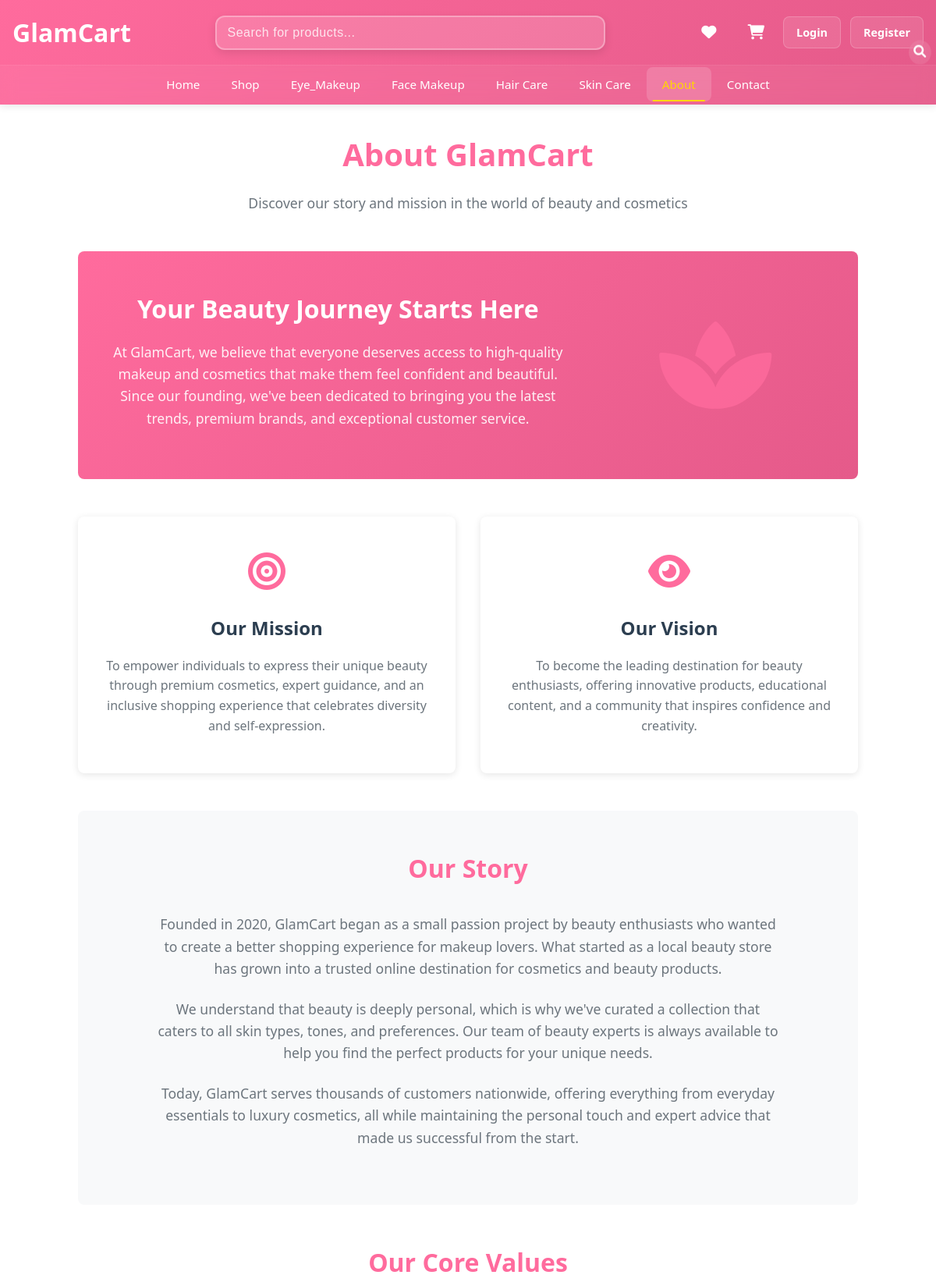
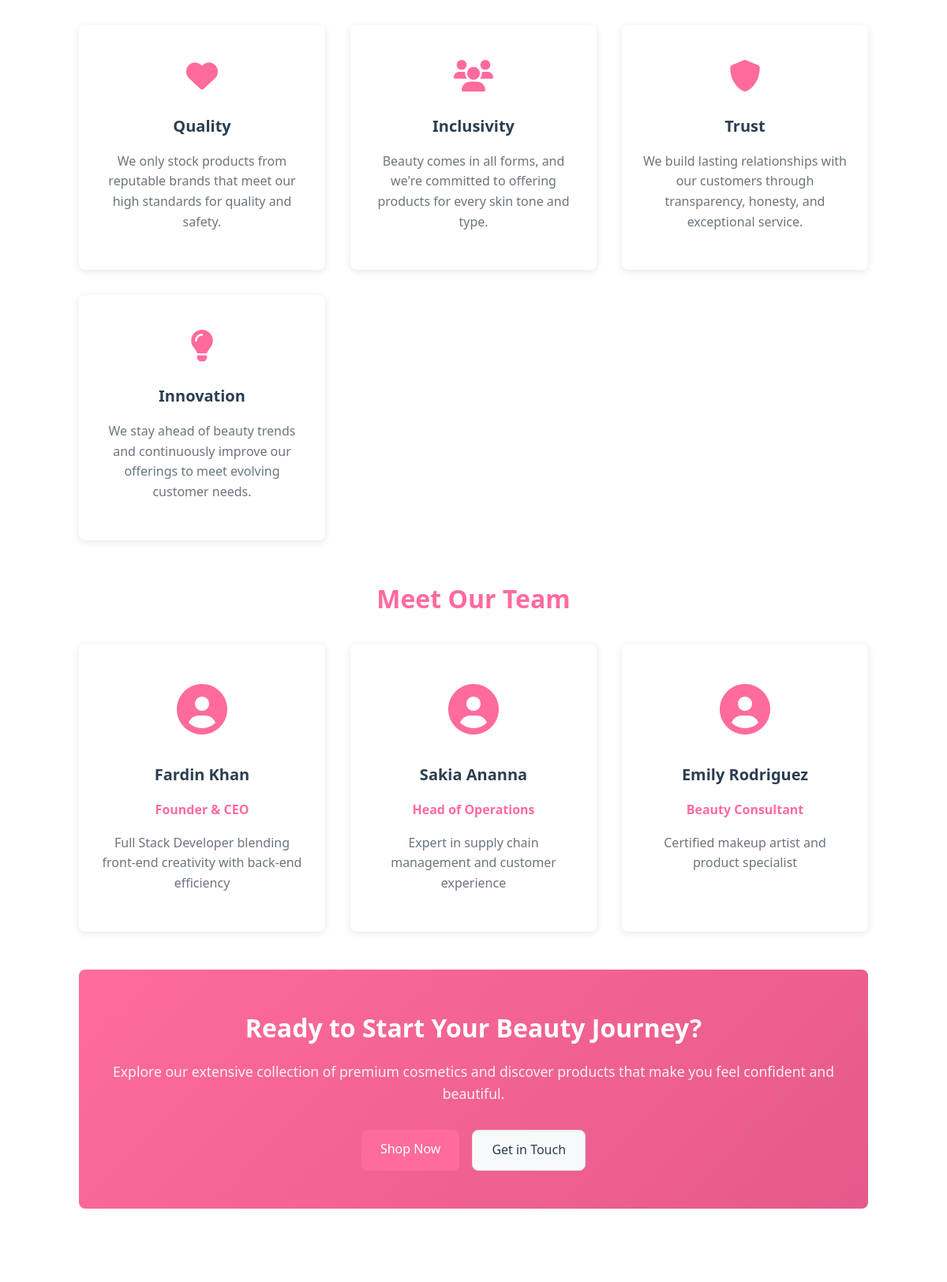
Page /about.php (upper part) on the committed database (2 pictures, top to bottom).
### tables this page shows
CREATE TABLE `category` (
  `Category_id` int(11) NOT NULL,
  `Category_Name` varchar(20) NOT NULL,
  `Category_entry_date` varchar(10) NOT NULL,
  `category_status` enum('active','inactive') DEFAULT 'active',
  `category_description` text DEFAULT NULL
);

### connection.php (called while the page is built, shortened)
<?php
function is_logged_in() {
    return isset($_SESSION['user_id']) && !empty($_SESSION['user_id']);
}
?>

### about.php (the view, shortened to what this page needs)
<?php
require_once 'connection.php';
require_once 'my_function.php';
$categories_query = "SELECT Category_ID AS category_id, Category_Name AS category_name FROM category ORDER BY Category_Name";
$categories_result = $conn->query($categories_query);
$categories = [];
if ($categories_result) {
    while ($row = $categories_result->fetch_assoc()) {
        $categories[] = $row;
    }
}
?>
<!DOCTYPE html>
<html lang="en">
<head>
    <link rel="stylesheet" href="assets/css/style.css">
    <link rel="stylesheet" href="https://cdnjs.cloudflare.com/ajax/libs/font-awesome/6.0.0/css/all.min.css">
</head>
<body>
    <header class="header">
        <div class="top-bar">
            <div class="top-bar-content">
                <a href="index.php" class="logo">GlamCart</a>
                <form class="search-form" method="GET" action="shop.php">
                    <input type="text" name="search" class="search-input" placeholder="Search for products..." value="">
                    <button type="submit" class="search-btn">
                        <i class="fas fa-search"></i>
                    </button>
                </form>
                <div class="top-bar-actions">
                    <a href="wishlist.php" class="wishlist-icon">
                        <i class="fas fa-heart"></i>
                    </a>
                    <a href="cart.php" class="cart-icon">
                        <i class="fas fa-shopping-cart"></i>
                    </a>
                    <?php if (is_logged_in()): ?>
                        <div class="user-menu">
                            <a href="profile.php" class="username-link"><?= htmlspecialchars($_SESSION['username'] ?? $_SESSION['user_f_name'] ?? 'User') ?></a>
                            <a href="logout.php" class="logout-link">Logout</a>
                        </div>
                    <?php else: ?>
                        <div class="user-menu">
                            <a href="login.php" class="username-link">Login</a>
                            <a href="register.php" class="logout-link">Register</a>
                        </div>
                    <?php endif; ?>
                </div>
            </div>
        </div>
        <nav class="nav-bar">
            <div class="nav-content">
                <ul class="nav-menu">
                    <li><a href="index.php">Home</a></li>
                    <li><a href="shop.php">Shop</a></li>
                    <?php foreach ($categories as $category): ?>
                        <li><a href="shop.php?category=<?= $category['category_id'] ?>"><?= htmlspecialchars($category['category_name']) ?></a></li>
                    <?php endforeach; ?>
                    <li><a href="about.php" class="active">About</a></li>
                    <li><a href="contact.php">Contact</a></li>
                </ul>
            </div>
        </nav>
    </header>
    <main class="main-content">
        <div class="page-header">
            <h1>About GlamCart</h1>
            <p>Discover our story and mission in the world of beauty and cosmetics</p>
        </div>
        <div class="about-container">
            <section class="about-hero">
                <div class="about-hero-content">
                    <div class="about-hero-text">
                        <h2>Your Beauty Journey Starts Here</h2>
                        <p>At GlamCart, we believe that everyone deserves access to high-quality makeup and cosmetics that make them feel confident and beautiful. Since our founding, we've been dedicated to bringing you the latest trends, premium brands, and exceptional customer service.</p>
                    </div>
                    <div class="about-hero-image">
                        <i class="fas fa-spa" style="font-size: 8rem; color: var(--primary-color); opacity: 0.8;"></i>
                    </div>
                </div>
            </section>
            <section class="mission-vision">
                <div class="mission-vision-grid">
                    <div class="mission-card">
                        <div class="card-icon">
                            <i class="fas fa-bullseye"></i>
                        </div>
                        <h3>Our Mission</h3>
                        <p>To empower individuals to express their unique beauty through premium cosmetics, expert guidance, and an inclusive shopping experience that celebrates diversity and self-expression.</p>
                    </div>
                    <div class="vision-card">
                        <div class="card-icon">
                            <i class="fas fa-eye"></i>
                        </div>
                        <h3>Our Vision</h3>
                        <p>To become the leading destination for beauty enthusiasts, offering innovative products, educational content, and a community that inspires confidence and creativity.</p>
                    </div>
                </div>
            </section>
            <section class="company-story">
                <div class="story-content">
                    <h2>Our Story</h2>
                    <p>Founded in 2020, GlamCart began as a small passion project by beauty enthusiasts who wanted to create a better shopping experience for makeup lovers. What started as a local beauty store has grown into a trusted online destination for cosmetics and beauty products.</p>
                    <p>We understand that beauty is deeply personal, which is why we've curated a collection that caters to all skin types, tones, and preferences. Our team of beauty experts is always available to help you find the perfect products for your unique needs.</p>
                    <p>Today, GlamCart serves thousands of customers nationwide, offering everything from everyday essentials to luxury cosmetics, all while maintaining the personal touch and expert advice that made us successful from the start.</p>
                </div>
            </section>
            <section class="values-section">
                <h2>Our Core Values</h2>
                <div class="values-grid">
                    <div class="value-item">
                        <div class="value-icon">
                            <i class="fas fa-heart"></i>
                        </div>
                        <h4>Quality</h4>
                        <p>We only stock products from reputable brands that meet our high standards for quality and safety.</p>
                    </div>
                    <div class="value-item">
                        <div class="value-icon">
                            <i class="fas fa-users"></i>
                        </div>
                        <h4>Inclusivity</h4>
                        <p>Beauty comes in all forms, and we're committed to offering products for every skin tone and type.</p>
                    </div>
                    <div class="value-item">
                        <div class="value-icon">
                            <i class="fas fa-shield-alt"></i>
                        </div>
                        <h4>Trust</h4>
                        <p>We build lasting relationships with our customers through transparency, honesty, and exceptional service.</p>
                    </div>
                    <div class="value-item">
                        <div class="value-icon">
                            <i class="fas fa-lightbulb"></i>
                        </div>
                        <h4>Innovation</h4>
                        <p>We stay ahead of beauty trends and continuously improve our offerings to meet evolving customer needs.</p>
                    </div>
                </div>
            </section>
            <section class="team-section">
                <h2>Meet Our Team</h2>
                <div class="team-grid">
                    <div class="team-member">
                        <div class="member-avatar">
                            <i class="fas fa-user-circle"></i>
                        </div>
                        <h4>Fardin Khan</h4>
                        <p class="member-role">Founder & CEO</p>
                        <p>Full Stack Developer blending front-end creativity with back-end efficiency</p>
                    </div>
                    <div class="team-member">
                        <div class="member-avatar">
                            <i class="fas fa-user-circle"></i>
                        </div>
                        <h4>Sakia Ananna</h4>
                        <p class="member-role">Head of Operations</p>
                        <p>Expert in supply chain management and customer experience</p>
                    </div>
                    <div class="team-member">
                        <div class="member-avatar">
                            <i class="fas fa-user-circle"></i>
                        </div>
                        <h4>Emily Rodriguez</h4>
                        <p class="member-role">Beauty Consultant</p>
                        <p>Certified makeup artist and product specialist</p>
                    </div>
                </div>
            </section>
            <section class="cta-section">
                <div class="cta-content">
                    <h2>Ready to Start Your Beauty Journey?</h2>
                    <p>Explore our extensive collection of premium cosmetics and discover products that make you feel confident and beautiful.</p>
                    <div class="cta-buttons">
                        <a href="shop.php" class="btn btn-primary">Shop Now</a>
                        <a href="contact.php" class="btn btn-secondary">Get in Touch</a>
                    </div>
                </div>
            </section>
        </div>
    </main>
</body>
</html>

### rows in the picture
category: Category_Name "Eye_Makeup"
category: Category_Name "Face Makeup"
category: Category_Name "Hair Care"
category: Category_Name "Skin Care"
